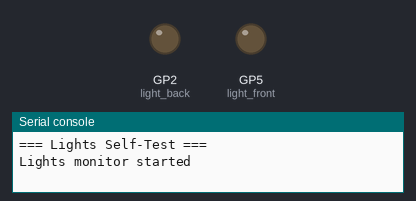
Bench run of a program on a simulated Raspberry Pi Pico running MicroPython. On the bench: output pins drawn as LEDs (lit = HIGH), the last lines printed to the serial console. The clock reads 2024-03-15 10:24:30 at power-on unless the program sets it. At 8.0 s the program stops and its outputs stay as they are.

Above: at 0.1 s.
At 1.1 s:
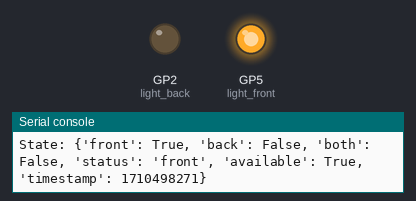
At 3.1 s:
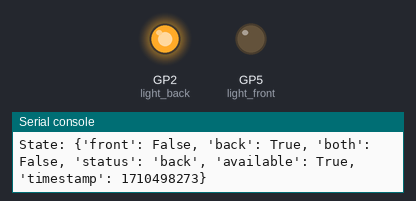
At 5.1 s:
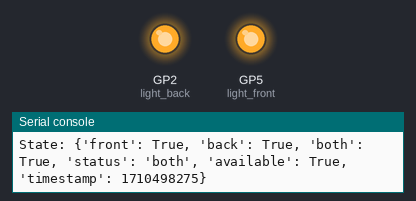
Timing chart, 0 to 8.5 s (numbered marks = the images above):
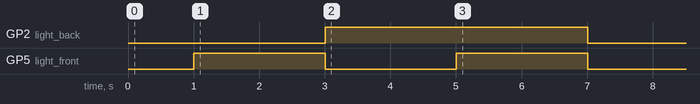

The program:

lights.py
```python
"""
Lights Component
Provides async monitoring and cached state for API access
"""

import machine
import time
import uasyncio as asyncio

# ========== Light Configuration ==========
LIGHT_FRONT_PIN = 5      # GP5
LIGHT_BACK_PIN = 2       # GP2

# Light control pins
light_front = machine.Pin(LIGHT_FRONT_PIN, machine.Pin.OUT)
light_back = machine.Pin(LIGHT_BACK_PIN, machine.Pin.OUT)

# Initialize lights off
light_front.off()
light_back.off()

# -------------------------
# Cached state
# -------------------------
_state = {
    "front": False,
    "back": False,
    "both": False,
    "status": "off",
    "available": True,
    "timestamp": 0
}


# -------------------------
# Light control functions
# -------------------------
def set_lights(front=None, back=None):
    """
    Set light states.

    Args:
        front: True/False to set front light, None to leave unchanged
        back: True/False to set back light, None to leave unchanged
    """
    global _state

    if front is not None:
        if front:
            light_front.on()
            _state["front"] = True
        else:
            light_front.off()
            _state["front"] = False

    if back is not None:
        if back:
            light_back.on()
            _state["back"] = True
        else:
            light_back.off()
            _state["back"] = False

    # Update combined status
    if _state["front"] and _state["back"]:
        _state["status"] = "both"
        _state["both"] = True
    elif _state["front"]:
        _state["status"] = "front"
        _state["both"] = False
    elif _state["back"]:
        _state["status"] = "back"
        _state["both"] = False
    else:
        _state["status"] = "off"
        _state["both"] = False

    _state["timestamp"] = time.time()

    return _state["status"]


def lights_off():
    """Turn off all lights."""
    return set_lights(front=False, back=False)


def lights_front():
    """Turn on front light, turn off back light."""
    return set_lights(front=True, back=False)


def lights_back():
    """Turn on back light, turn off front light."""
    return set_lights(front=False, back=True)


def lights_both():
    """Turn on both lights."""
    return set_lights(front=True, back=True)


# -------------------------
# Background monitor loop
# -------------------------
async def monitor():
    """Monitor loop for lights (minimal - lights are hardware controlled)."""
    print("Lights monitor started")

    # Lights don't need active monitoring like sensors
    # This task exists for consistency with sensor pattern
    # and could be used for features like blinking, patterns, etc.

    while True:
        # Update timestamp periodically to show system is alive
        _state["timestamp"] = time.time()
        await asyncio.sleep(1)


# -------------------------
# State accessor for API
# -------------------------
def get_state():
    """Get current cached light state."""
    return dict(_state)


# -------------------------
# Self-test (run directly)
# -------------------------
if __name__ == '__main__':
    async def _self_test():
        print("=== Lights Self-Test ===")
        asyncio.create_task(monitor())

        await asyncio.sleep(1)

        print("Testing front lights...")
        lights_front()
        print(f"State: {get_state()}")
        await asyncio.sleep(2)

        print("Testing back lights...")
        lights_back()
        print(f"State: {get_state()}")
        await asyncio.sleep(2)

        print("Testing both lights...")
        lights_both()
        print(f"State: {get_state()}")
        await asyncio.sleep(2)

        print("Turning off lights...")
        lights_off()
        print(f"State: {get_state()}")
        await asyncio.sleep(1)

        print("=== Self-Test Complete ===")

    asyncio.run(_self_test())
```

Measured:
- by itself, GP2 (light_back): LOW → HIGH at 3.0 s, → LOW 4.0 s later
- by itself, GP5 (light_front): alternates HIGH for 2.0 s and LOW for 2.0 s
